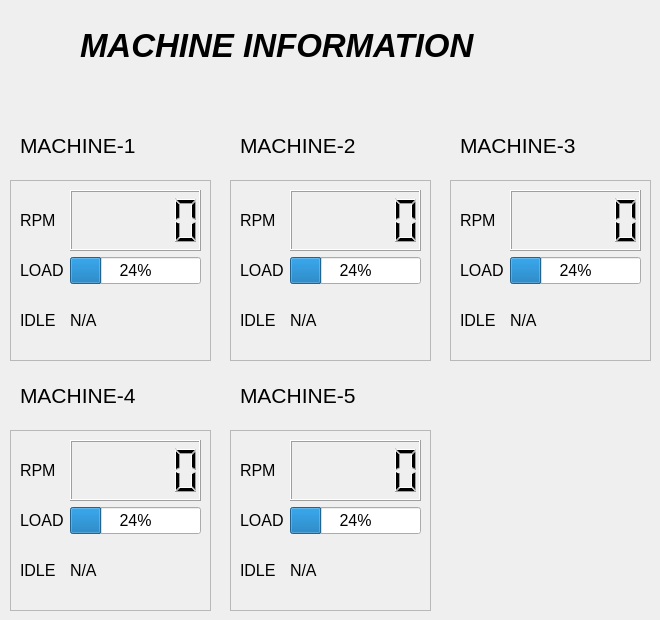
            <widget class="QWidget" name="MACHINE">
             <widget class="QLabel" name="label_40">
              <property name="geometry">
               <rect>
                <x>20</x>
                <y>130</y>
                <width>121</width>
                <height>31</height>
               </rect>
              </property>
              <property name="font">
               <font>
                <family>Arial</family>
                <pointsize>16</pointsize>
               </font>
              </property>
              <property name="text">
               <string>MACHINE-1</string>
              </property>
             </widget>
             <widget class="QLabel" name="label_45">
              <property name="geometry">
               <rect>
                <x>240</x>
                <y>130</y>
                <width>121</width>
                <height>31</height>
               </rect>
              </property>
              <property name="font">
               <font>
                <family>Arial</family>
                <pointsize>16</pointsize>
               </font>
              </property>
              <property name="text">
               <string>MACHINE-2</string>
              </property>
             </widget>
             <widget class="QFrame" name="frame_7">
              <property name="geometry">
               <rect>
                <x>230</x>
                <y>180</y>
                <width>201</width>
                <height>181</height>
               </rect>
              </property>
              <property name="frameShape">
               <enum>QFrame::StyledPanel</enum>
              </property>
              <property name="frameShadow">
               <enum>QFrame::Raised</enum>
              </property>
              <layout class="QGridLayout" name="gridLayout_9">
               <item row="2" column="0">
                <widget class="QLabel" name="label_46">
                 <property name="font">
                  <font>
                   <family>Arial</family>
                   <pointsize>12</pointsize>
                  </font>
                 </property>
                 <property name="text">
                  <string>IDLE</string>
                 </property>
                </widget>
               </item>
               <item row="1" column="1">
                <widget class="QProgressBar" name="progressBar_8">
                 <property name="font">
                  <font>
                   <family>Arial</family>
                   <pointsize>12</pointsize>
                  </font>
                 </property>
                 <property name="value">
                  <number>24</number>
                 </property>
                </widget>
               </item>
               <item row="2" column="1">
                <widget class="QLabel" name="label_47">
                 <property name="font">
                  <font>
                   <family>Arial</family>
                   <pointsize>12</pointsize>
                  </font>
                 </property>
                 <property name="text">
                  <string>N/A</string>
                 </property>
                </widget>
               </item>
               <item row="1" column="0">
                <widget class="QLabel" name="label_48">
                 <property name="font">
                  <font>
                   <family>Arial</family>
                   <pointsize>12</pointsize>
                  </font>
                 </property>
                 <property name="text">
                  <string>LOAD</string>
                 </property>
                </widget>
               </item>
               <item row="0" column="0">
                <widget class="QLabel" name="label_49">
                 <property name="font">
                  <font>
                   <family>Arial</family>
                   <pointsize>12</pointsize>
                  </font>
                 </property>
                 <property name="text">
                  <string>RPM</string>
                 </property>
                </widget>
               </item>
               <item row="0" column="1">
                <widget class="QLCDNumber" name="lcdNumber_7"/>
               </item>
              </layout>
             </widget>
             <widget class="QLabel" name="label_50">
              <property name="geometry">
               <rect>
                <x>460</x>
                <y>130</y>
                <width>121</width>
                <height>31</height>
               </rect>
              </property>
              <property name="font">
               <font>
                <family>Arial</family>
                <pointsize>16</pointsize>
               </font>
              </property>
              <property name="text">
               <string>MACHINE-3</string>
              </property>
             </widget>
             <widget class="QFrame" name="frame_8">
              <property name="geometry">
               <rect>
                <x>10</x>
                <y>180</y>
                <width>201</width>
                <height>181</height>
               </rect>
              </property>
              <property name="frameShape">
               <enum>QFrame::StyledPanel</enum>
              </property>
              <property name="frameShadow">
               <enum>QFrame::Raised</enum>
              </property>
              <layout class="QGridLayout" name="gridLayout_10">
               <item row="2" column="0">
                <widget class="QLabel" name="label_51">
                 <property name="font">
                  <font>
                   <family>Arial</family>
                   <pointsize>12</pointsize>
                  </font>
                 </property>
                 <property name="text">
                  <string>IDLE</string>
                 </property>
                </widget>
               </item>
               <item row="1" column="1">
                <widget class="QProgressBar" name="progressBar_9">
                 <property name="font">
                  <font>
                   <family>Arial</family>
                   <pointsize>12</pointsize>
                  </font>
                 </property>
                 <property name="value">
                  <number>24</number>
                 </property>
                </widget>
               </item>
               <item row="2" column="1">
                <widget class="QLabel" name="label_52">
                 <property name="font">
                  <font>
                   <family>Arial</family>
                   <pointsize>12</pointsize>
                  </font>
                 </property>
                 <property name="text">
                  <string>N/A</string>
                 </property>
                </widget>
               </item>
               <item row="1" column="0">
                <widget class="QLabel" name="label_53">
                 <property name="font">
                  <font>
                   <family>Arial</family>
                   <pointsize>12</pointsize>
                  </font>
                 </property>
                 <property name="text">
                  <string>LOAD</string>
                 </property>
                </widget>
               </item>
               <item row="0" column="0">
                <widget class="QLabel" name="label_54">
                 <property name="font">
                  <font>
                   <family>Arial</family>
                   <pointsize>12</pointsize>
                  </font>
                 </property>
                 <property name="text">
                  <string>RPM</string>
                 </property>
                </widget>
               </item>
               <item row="0" column="1">
                <widget class="QLCDNumber" name="lcdNumber_8"/>
               </item>
              </layout>
             </widget>
             <widget class="QFrame" name="frame_9">
              <property name="geometry">
               <rect>
                <x>450</x>
                <y>180</y>
                <width>201</width>
                <height>181</height>
               </rect>
              </property>
              <property name="frameShape">
               <enum>QFrame::StyledPanel</enum>
              </property>
              <property name="frameShadow">
               <enum>QFrame::Raised</enum>
              </property>
              <layout class="QGridLayout" name="gridLayout_11">
               <item row="2" column="0">
                <widget class="QLabel" name="label_55">
                 <property name="font">
                  <font>
                   <family>Arial</family>
                   <pointsize>12</pointsize>
                  </font>
                 </property>
                 <property name="text">
                  <string>IDLE</string>
                 </property>
                </widget>
               </item>
               <item row="1" column="1">
                <widget class="QProgressBar" name="progressBar_10">
                 <property name="font">
                  <font>
                   <family>Arial</family>
                   <pointsize>12</pointsize>
                  </font>
                 </property>
                 <property name="value">
                  <number>24</number>
                 </property>
                </widget>
               </item>
               <item row="2" column="1">
                <widget class="QLabel" name="label_56">
                 <property name="font">
                  <font>
                   <family>Arial</family>
                   <pointsize>12</pointsize>
                  </font>
                 </property>
                 <property name="text">
                  <string>N/A</string>
                 </property>
                </widget>
               </item>
               <item row="1" column="0">
                <widget class="QLabel" name="label_57">
                 <property name="font">
                  <font>
                   <family>Arial</family>
                   <pointsize>12</pointsize>
                  </font>
                 </property>
                 <property name="text">
                  <string>LOAD</string>
                 </property>
                </widget>
               </item>
               <item row="0" column="0">
                <widget class="QLabel" name="label_58">
                 <property name="font">
                  <font>
                   <family>Arial</family>
                   <pointsize>12</pointsize>
                  </font>
                 </property>
                 <property name="text">
                  <string>RPM</string>
                 </property>
                </widget>
               </item>
               <item row="0" column="1">
                <widget class="QLCDNumber" name="lcdNumber_9"/>
               </item>
              </layout>
             </widget>
             <widget class="QLabel" name="label_41">
              <property name="geometry">
               <rect>
                <x>20</x>
                <y>380</y>
                <width>121</width>
                <height>31</height>
               </rect>
              </property>
              <property name="font">
               <font>
                <family>Arial</family>
                <pointsize>16</pointsize>
               </font>
              </property>
              <property name="text">
               <string>MACHINE-4</string>
              </property>
             </widget>
             <widget class="QFrame" name="frame_10">
              <property name="geometry">
               <rect>
                <x>10</x>
                <y>430</y>
                <width>201</width>
                <height>181</height>
               </rect>
              </property>
              <property name="frameShape">
               <enum>QFrame::StyledPanel</enum>
              </property>
              <property name="frameShadow">
               <enum>QFrame::Raised</enum>
              </property>
              <layout class="QGridLayout" name="gridLayout_12">
               <item row="2" column="0">
                <widget class="QLabel" name="label_59">
                 <property name="font">
                  <font>
                   <family>Arial</family>
                   <pointsize>12</pointsize>
                  </font>
                 </property>
                 <property name="text">
                  <string>IDLE</string>
                 </property>
                </widget>
               </item>
               <item row="1" column="1">
                <widget class="QProgressBar" name="progressBar_11">
                 <property name="font">
                  <font>
                   <family>Arial</family>
                   <pointsize>12</pointsize>
                  </font>
                 </property>
                 <property name="value">
                  <number>24</number>
                 </property>
                </widget>
               </item>
               <item row="2" column="1">
                <widget class="QLabel" name="label_60">
                 <property name="font">
                  <font>
                   <family>Arial</family>
                   <pointsize>12</pointsize>
                  </font>
                 </property>
                 <property name="text">
                  <string>N/A</string>
                 </property>
                </widget>
               </item>
               <item row="1" column="0">
                <widget class="QLabel" name="label_61">
                 <property name="font">
                  <font>
                   <family>Arial</family>
                   <pointsize>12</pointsize>
                  </font>
                 </property>
                 <property name="text">
                  <string>LOAD</string>
                 </property>
                </widget>
               </item>
               <item row="0" column="0">
                <widget class="QLabel" name="label_62">
                 <property name="font">
                  <font>
                   <family>Arial</family>
                   <pointsize>12</pointsize>
                  </font>
                 </property>
                 <property name="text">
                  <string>RPM</string>
                 </property>
                </widget>
               </item>
               <item row="0" column="1">
                <widget class="QLCDNumber" name="lcdNumber_10"/>
               </item>
              </layout>
             </widget>
             <widget class="QLabel" name="label_42">
              <property name="geometry">
               <rect>
                <x>240</x>
                <y>380</y>
                <width>121</width>
                <height>31</height>
               </rect>
              </property>
              <property name="font">
               <font>
                <family>Arial</family>
                <pointsize>16</pointsize>
               </font>
              </property>
              <property name="text">
               <string>MACHINE-5</string>
              </property>
             </widget>
             <widget class="QFrame" name="frame_11">
              <property name="geometry">
               <rect>
                <x>230</x>
                <y>430</y>
                <width>201</width>
                <height>181</height>
               </rect>
              </property>
              <property name="frameShape">
               <enum>QFrame::StyledPanel</enum>
              </property>
              <property name="frameShadow">
               <enum>QFrame::Raised</enum>
              </property>
              <layout class="QGridLayout" name="gridLayout_13">
               <item row="2" column="0">
                <widget class="QLabel" name="label_63">
                 <property name="font">
                  <font>
                   <family>Arial</family>
                   <pointsize>12</pointsize>
                  </font>
                 </property>
                 <property name="text">
                  <string>IDLE</string>
                 </property>
                </widget>
               </item>
               <item row="1" column="1">
                <widget class="QProgressBar" name="progressBar_12">
                 <property name="font">
                  <font>
                   <family>Arial</family>
                   <pointsize>12</pointsize>
                  </font>
                 </property>
                 <property name="value">
                  <number>24</number>
                 </property>
                </widget>
               </item>
               <item row="2" column="1">
                <widget class="QLabel" name="label_64">
                 <property name="font">
                  <font>
                   <family>Arial</family>
                   <pointsize>12</pointsize>
                  </font>
                 </property>
                 <property name="text">
                  <string>N/A</string>
                 </property>
                </widget>
               </item>
               <item row="1" column="0">
                <widget class="QLabel" name="label_65">
                 <property name="font">
                  <font>
                   <family>Arial</family>
                   <pointsize>12</pointsize>
                  </font>
                 </property>
                 <property name="text">
                  <string>LOAD</string>
                 </property>
                </widget>
               </item>
               <item row="0" column="0">
                <widget class="QLabel" name="label_66">
                 <property name="font">
                  <font>
                   <family>Arial</family>
                   <pointsize>12</pointsize>
                  </font>
                 </property>
                 <property name="text">
                  <string>RPM</string>
                 </property>
                </widget>
               </item>
               <item row="0" column="1">
                <widget class="QLCDNumber" name="lcdNumber_11"/>
               </item>
              </layout>
             </widget>
             <widget class="QLabel" name="DOCK_TITLE_2">
              <property name="geometry">
               <rect>
                <x>80</x>
                <y>10</y>
                <width>411</width>
                <height>71</height>
               </rect>
              </property>
              <property name="font">
               <font>
                <family>Arial</family>
                <pointsize>25</pointsize>
                <weight>75</weight>
                <italic>true</italic>
                <bold>true</bold>
               </font>
              </property>
              <property name="text">
               <string>MACHINE INFORMATION</string>
              </property>
             </widget>
            </widget>
